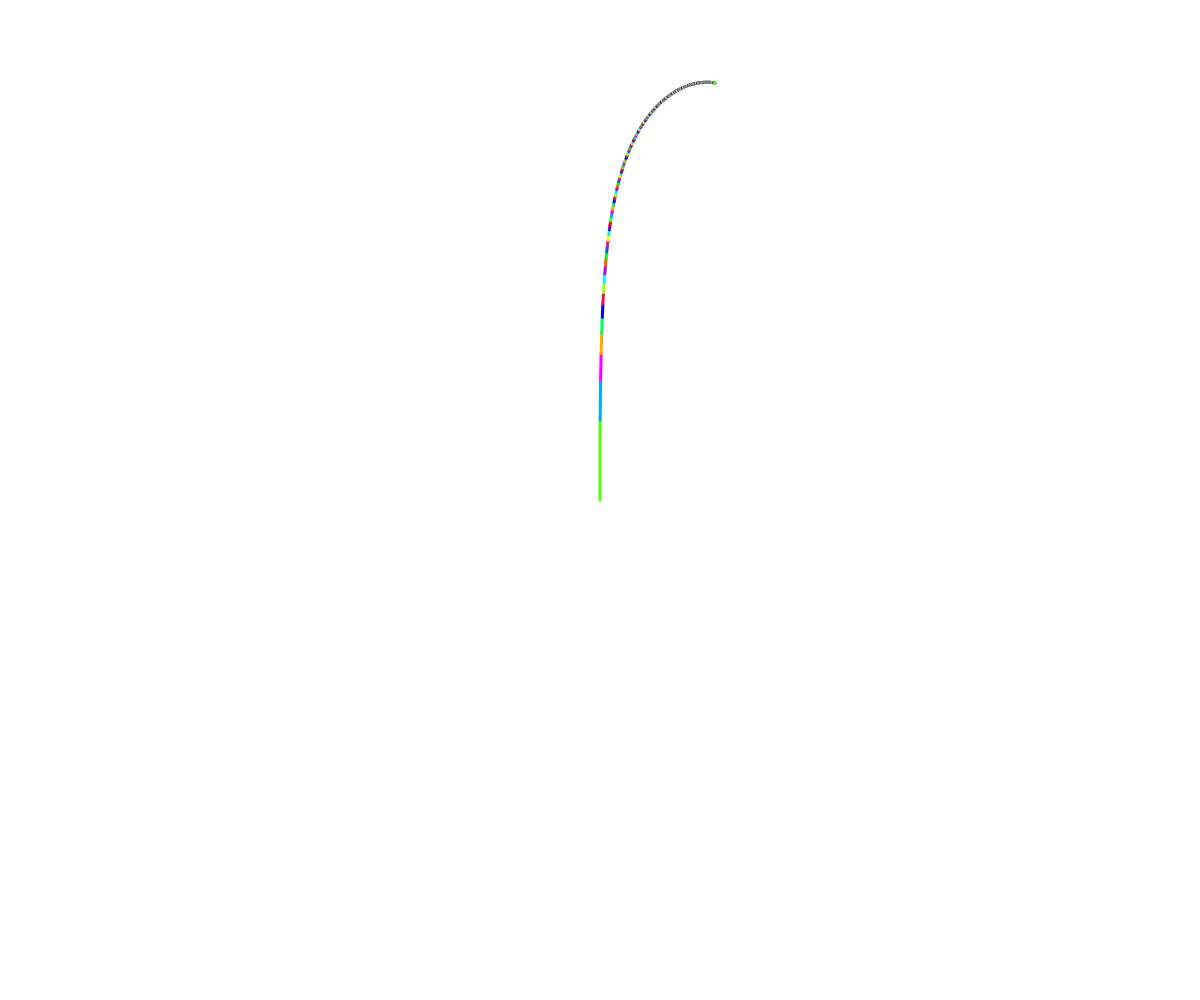
Frame 1 (no input)
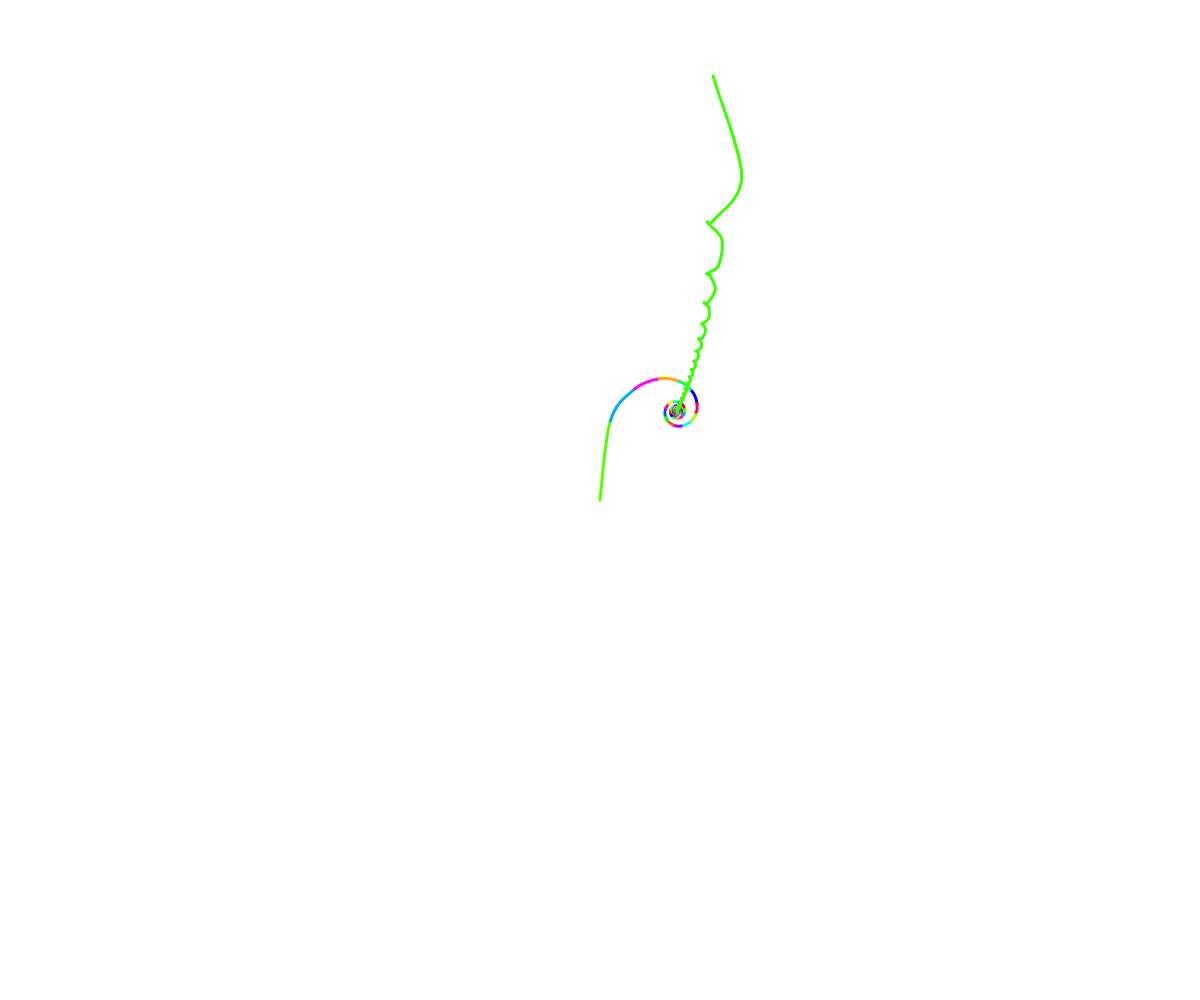
Frame 60 (no input)
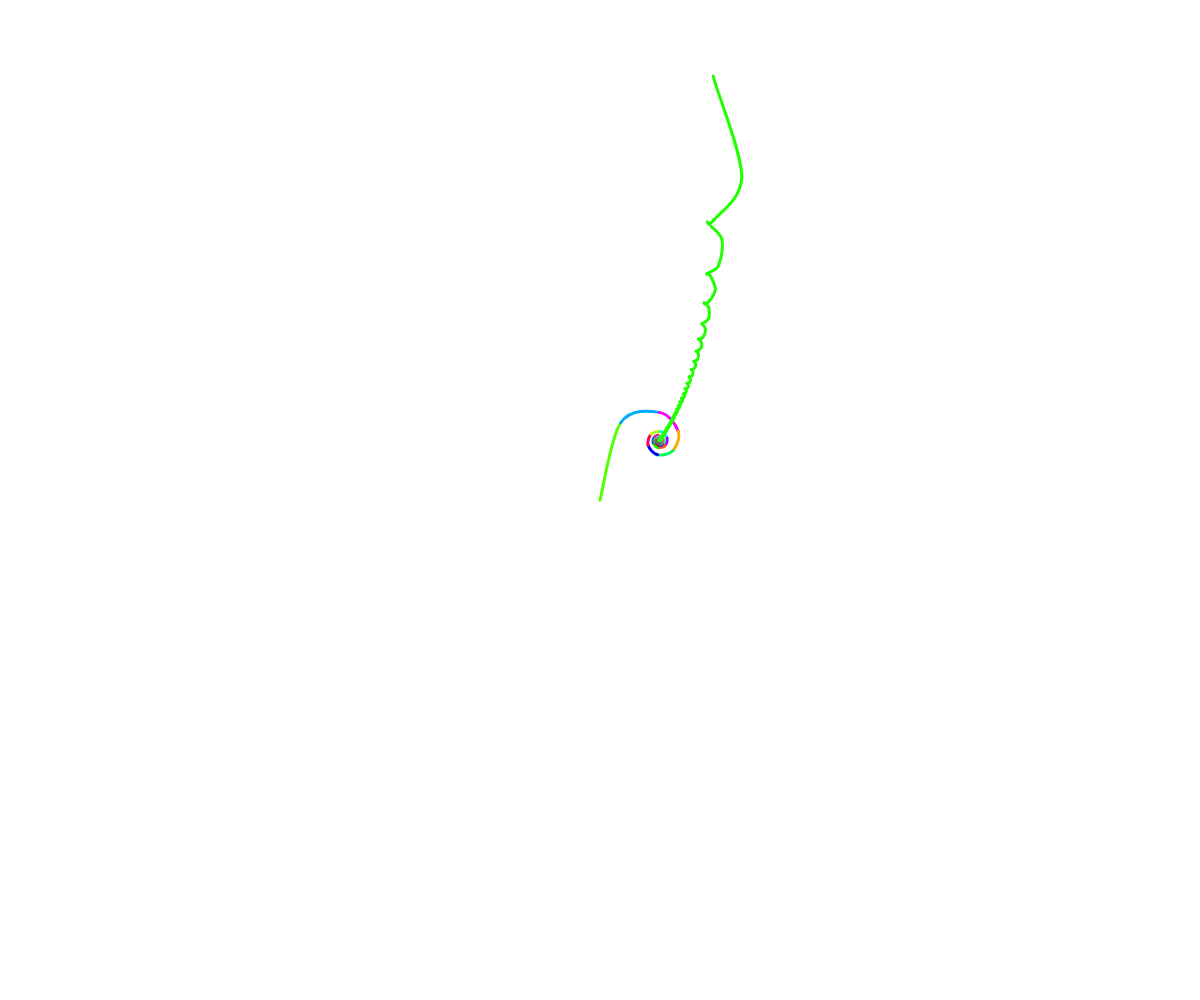
Frame 120 (the mouse pressed at the canvas centre since frame 60)

The p5.js sketch that drew these frames (run headless with seeded random() and noise() and a simulated clock; from frame 60 on, the mouse is pressed at the canvas centre):

// p5.js sketch
// ── sketch.js
class Vector {
  constructor(x, y) {
    this.x = x;
    this.y = y;
  }

  toString() {
    return `(${this.x}, ${this.y})`
  }
}
class Line {
  constructor(fixed, movable) {
    this.fixed = fixed;
    this.movable = movable;
  }

  translate(vector) {
    // vector is [x,y]
    this.fixed.x += vector.x
    this.fixed.y += vector.y
    this.movable.x += vector.x
    this.movable.y += vector.y
  }

  rotate(degrees) {
    // always rotate about fixed
    let radians = degrees / 180 * Math.PI;
    // translate fixed to origin
    let originX = this.movable.x - this.fixed.x; 
    let originY = this.movable.y - this.fixed.y;
    // rotate movable about origin
    let rotatedX = originX * Math.cos(radians) - originY * Math.sin(radians);
    let rotatedY = originX * Math.sin(radians) + originY * Math.cos(radians);
    // translate back to fixed
    this.movable.x = rotatedX + this.fixed.x;
    this.movable.y = rotatedY + this.fixed.y;
  }

  magnitude() {
    return Math.sqrt(Math.pow(this.movable.x - this.fixed.x, 2) + Math.pow(this.movable.y - this.fixed.y, 2));
  }

  toString() {
    return `Line ${this.fixed}->${this.movable}`
  }
}
class Segment {
  constructor(line, rotationSpeed) {
    this.line = line;
    this.rotationSpeed = rotationSpeed;
  }

  doRotate() {
    this.line.rotate(this.rotationSpeed * deltaTime);
  }

  toString() {
    return `Segment ${this.line} @ ${this.rotationSpeed}`
  }
}
class Segments {
  constructor(start) {
    this.segments = [];
    this.start = start;
  }

  addSegment(magnitude, rotationSpeed) {
    if (this.segments.length == 0) {
      // create a segment from start
      this.segments.push(new Segment(new Line(new Vector(this.start.x, this.start.y), new Vector(this.start.x, this.start.y - magnitude)), rotationSpeed));
    } else {
      // append this segment from the previous
      let previousSegment = this.segments[this.segments.length - 1];
      this.segments.push(new Segment(new Line(new Vector(previousSegment.line.movable.x, previousSegment.line.movable.y), new Vector(previousSegment.line.movable.x, previousSegment.line.movable.y - magnitude)), rotationSpeed));
    }
  }

  getEndpoint() {
    let endpoint = this.segments[this.segments.length - 1].line.movable;
    return new Vector(endpoint.x, endpoint.y);
  }

  process() {
    for (let i = 0; i < this.segments.length; i++) {
      let segment = this.segments[i];
      if (i > 0) {
        let previous = this.segments[i-1];
        // if we have a previous, first translate to where the previous one ended
        segment.line.translate(new Vector(previous.line.movable.x - segment.line.fixed.x, previous.line.movable.y - segment.line.fixed.y));
      }
      segment.doRotate();
    }
  }

  drawWithLines() {
    for (let i = 0; i < this.segments.length; i++) {
      drawLine(this.segments[i].line, i);
    }
  }

  drawWithCurves() {
    for (let i = 0; i < this.segments.length; i++) {
      // I want to draw my curves with 4 points
      // let's do the previous line's fixed, my line's fixed and movable, and the next line's movable
      let previousFixed = (i == 0) ? this.segments[i].line.fixed : this.segments[i-1].line.fixed;
      let nextMovable = (i == this.segments.length - 1) ? this.segments[i].line.movable : this.segments[i+1].line.movable;
      drawCurve(previousFixed, this.segments[i].line.fixed, this.segments[i].line.movable, nextMovable, i);
    }
  }

  draw() {
    // this.drawWithLines();
    this.drawWithCurves();
  }

  toString() {
    return `Segments ${this.segments}`
  }
}
class FixedQueue {
  constructor(size) {
    this.size = size;
    this._queue = [];
  }

  poll() {
    return this._queue.shift();
  }

  push(o) {
    this._queue.push(o);
    if (this._queue.length > this.size) {
      this.poll(); // discard
    }
  }

  length() {
    return this._queue.length;
  }

  get(i) {
    return this._queue[i];
  }

  *[Symbol.iterator]() {
    return this._queue;
  }

  toString() {
    return `FixedQueue of ${this.size}: ${this._queue}`
  }
}
class Trail {
  constructor(size) {
    this.queue = new FixedQueue(size);
  }

  add(point) {
    this.queue.push(point);
  }

  drawWithCircles() {
    for (let i = 0; i < this.queue.length(); i++) {
      let p = this.queue.get(i);
      drawPoint(p, i, i / this.queue.length());
    }
  }

  drawWithLines() {
    for (let i = 0; i < this.queue.length(); i++) {
      if (i != 0) {
        drawLine(new Line(this.queue.get(i-1), this.queue.get(i)), i, i / this.queue.length());
      }
    }
  }

  drawWithCurves() {
    for (let i = 0; i < this.queue.length(); i++) {
      let first = (i > 1) ? this.queue.get(i-2) : (i == 0) ? this.queue.get(i) : this.queue.get(i-1);
      let second = (i > 0) ? this.queue.get(i-1) : this.queue.get(i);
      let third = this.queue.get(i);
      let fourth = (i == this.queue.length() - 1) ? this.queue.get(i) : this.queue.get(i+1);
      //drawCurve(first, second, third, fourth, i, i / this.queue.length());
      drawCurve(first, second, third, fourth, frameCount * 0.001, i / this.queue.length());
    }
  }

  draw() {
    // this.drawWithCircles();
    // this.drawWithLines();
    this.drawWithCurves();
  }

  toString() {
    return `Trail ${this.queue}`;
  }
}

function randomInt(min, max) {
  return Math.floor(Math.random() * (max - min)) + min;
}

function drawPoint(point, i, transparency) {
  strokeWeight(0);
  fill((100 * (i + 1)) % 360, 100, 100, transparency);
  circle(point.x, point.y, 2);
}

function drawLine(lineToDraw, i, transparency = 1) {
  strokeWeight(3);
  stroke((100 * (i + 1)) % 360, 100, 100, transparency);
  line(lineToDraw.fixed.x, lineToDraw.fixed.y, lineToDraw.movable.x, lineToDraw.movable.y);
}

function drawCurve(v1, v2, v3, v4, i, transparency = 1) {
  noFill();
  strokeWeight(3);
  stroke((100 * (i + 1)) % 360, 100, 100);
  curve(v1.x, v1.y, v2.x, v2.y, v3.x, v3.y, v4.x, v4.y);
}

let segments;
let trail;
const maxTrailSize = 1000;

function setup() {
  createCanvas(windowWidth, windowHeight);
  colorMode(HSB);
  segments = new Segments(new Vector(windowWidth / 2, windowHeight / 2));
  trail = new Trail(maxTrailSize);
  for (let i = 0; i < 200; i++) {
    segments.addSegment(80 * (1/(i + 1)), (0.25+i) * 0.03);
  }
}

function draw() {
  clear();
  segments.process();
  trail.add(segments.getEndpoint());
  segments.draw();
  trail.draw();
}
